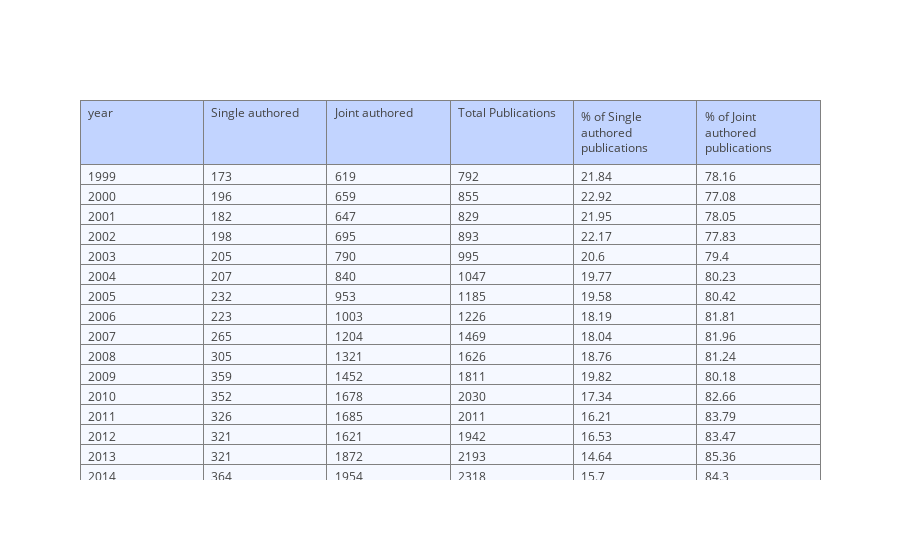
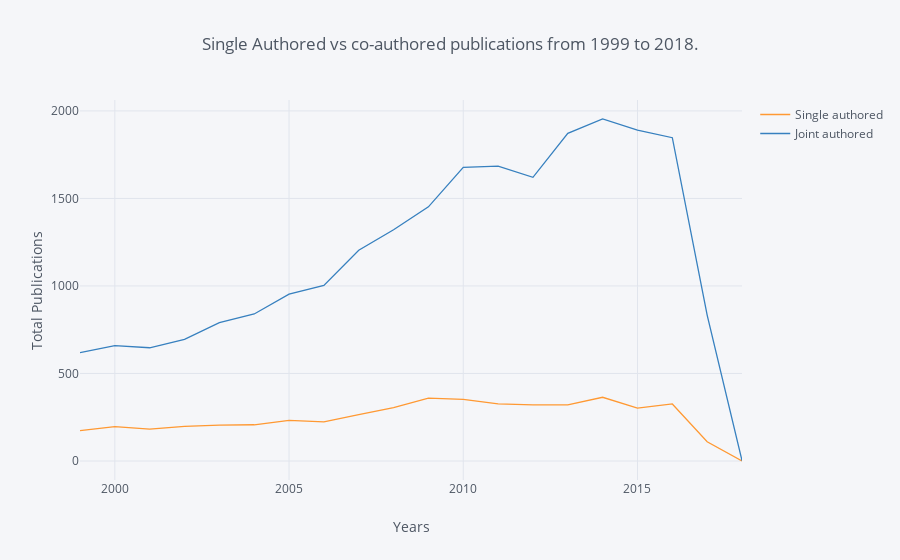
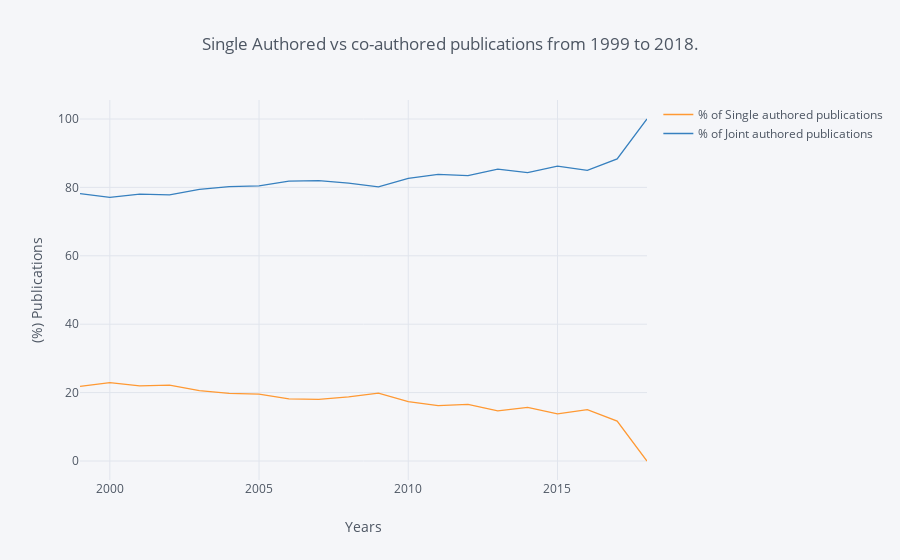

Notebook code for these charts, in order:
### Markdown cell above
## Dynamics in Publication Networks

### Code cell
# plot year-wise distribution single author vs co-authored 
n_years = 20
visual.plot_yr_dist_pub(years=n_years)

### Figure 1 — Plotly figure (JSON) as saved in the notebook; plotly's stock layout.template omitted (floating-point values rounded to 4 significant figures)
{"data": [{"cells": {"align": ["left", "left", "left", "left", "left"], "fill": {"color": "#F5F8FF"}, "values": [["1999", "2000", "2001", "2002", "2003", "2004", "2005", "2006", "2007", "2008", "2009", "2010", "2011", "2012", "2013", "2014", "2015", "2016", "2017", "2018"], [173, 196, 182, 198, 205, 207, 232, 223, 265, 305, 359, 352, 326, 321, 321, 364, 302, 326, 110, 0], [619, 659, 647, 695, 790, 840, 953, 1003, 1204, 1321, 1452, 1678, 1685, 1621, 1872, 1954, 1891, 1847, 834, 2], [792, 855, 829, 893, 995, 1047, 1185, 1226, 1469, 1626, 1811, 2030, 2011, 1942, 2193, 2318, 2193, 2173, 944, 2], [21.84, 22.92, 21.95, 22.17, 20.6, 19.77, 19.58, 18.19, 18.04, 18.76, 19.82, 17.34, 16.21, 16.53, 14.64, 15.7, 13.77, 15, 11.65, 0], [78.16, 77.08, 78.05, 77.83, 79.4, 80.23, 80.42, 81.81, 81.96, 81.24, 80.18, 82.66, 83.79, 83.47, 85.36, 84.3, 86.23, 85, 88.35, 100]]}, "header": {"align": ["left", "left", "left", "left", "left"], "fill": {"color": "#C2D4FF"}, "values": ["year", "Single authored", "Joint authored", "Total Publications", "% of Single authored publications", "% of Joint authored publications"]}, "type": "table", "uid": "320a7789-b987-4367-aad3-926c58557197"}], "layout": {}}

### Figure 2 — Plotly figure (JSON) as saved in the notebook; plotly's stock layout.template omitted (floating-point values rounded to 4 significant figures)
{"data": [{"line": {"color": "rgba(255, 153, 51, 1.0)", "dash": "solid", "shape": "linear", "width": 1.3}, "mode": "lines", "name": "Single authored", "text": "", "type": "scatter", "uid": "dbb51c19-b8b0-4714-a1f8-8fdcc22cf41f", "x": ["1999", "2000", "2001", "2002", "2003", "2004", "2005", "2006", "2007", "2008", "2009", "2010", "2011", "2012", "2013", "2014", "2015", "2016", "2017", "2018"], "y": [173, 196, 182, 198, 205, 207, 232, 223, 265, 305, 359, 352, 326, 321, 321, 364, 302, 326, 110, 0]}, {"line": {"color": "rgba(55, 128, 191, 1.0)", "dash": "solid", "shape": "linear", "width": 1.3}, "mode": "lines", "name": "Joint authored", "text": "", "type": "scatter", "uid": "05df6ab4-2d04-4ac3-aa80-12ae6ff0dad0", "x": ["1999", "2000", "2001", "2002", "2003", "2004", "2005", "2006", "2007", "2008", "2009", "2010", "2011", "2012", "2013", "2014", "2015", "2016", "2017", "2018"], "y": [619, 659, 647, 695, 790, 840, 953, 1003, 1204, 1321, 1452, 1678, 1685, 1621, 1872, 1954, 1891, 1847, 834, 2]}], "layout": {"legend": {"bgcolor": "#F5F6F9", "font": {"color": "#4D5663"}}, "paper_bgcolor": "#F5F6F9", "plot_bgcolor": "#F5F6F9", "title": {"font": {"color": "#4D5663"}, "text": "Single Authored vs co-authored publications from 1999 to 2018."}, "xaxis": {"gridcolor": "#E1E5ED", "showgrid": true, "tickfont": {"color": "#4D5663"}, "title": {"font": {"color": "#4D5663"}, "text": "Years"}, "zerolinecolor": "#E1E5ED"}, "yaxis": {"gridcolor": "#E1E5ED", "showgrid": true, "tickfont": {"color": "#4D5663"}, "title": {"font": {"color": "#4D5663"}, "text": "Total Publications"}, "zerolinecolor": "#E1E5ED"}}}

### Figure 3 — Plotly figure (JSON) as saved in the notebook; plotly's stock layout.template omitted (floating-point values rounded to 4 significant figures)
{"data": [{"line": {"color": "rgba(255, 153, 51, 1.0)", "dash": "solid", "shape": "linear", "width": 1.3}, "mode": "lines", "name": "% of Single authored publications", "text": "", "type": "scatter", "uid": "fe003162-b0c4-404e-bc5b-1d9f33c05a5e", "x": ["1999", "2000", "2001", "2002", "2003", "2004", "2005", "2006", "2007", "2008", "2009", "2010", "2011", "2012", "2013", "2014", "2015", "2016", "2017", "2018"], "y": [21.84, 22.92, 21.95, 22.17, 20.6, 19.77, 19.58, 18.19, 18.04, 18.76, 19.82, 17.34, 16.21, 16.53, 14.64, 15.7, 13.77, 15, 11.65, 0]}, {"line": {"color": "rgba(55, 128, 191, 1.0)", "dash": "solid", "shape": "linear", "width": 1.3}, "mode": "lines", "name": "% of Joint authored publications", "text": "", "type": "scatter", "uid": "cc99af34-07b5-46ce-a8b2-a1b0a4075aef", "x": ["1999", "2000", "2001", "2002", "2003", "2004", "2005", "2006", "2007", "2008", "2009", "2010", "2011", "2012", "2013", "2014", "2015", "2016", "2017", "2018"], "y": [78.16, 77.08, 78.05, 77.83, 79.4, 80.23, 80.42, 81.81, 81.96, 81.24, 80.18, 82.66, 83.79, 83.47, 85.36, 84.3, 86.23, 85, 88.35, 100]}], "layout": {"legend": {"bgcolor": "#F5F6F9", "font": {"color": "#4D5663"}}, "paper_bgcolor": "#F5F6F9", "plot_bgcolor": "#F5F6F9", "title": {"font": {"color": "#4D5663"}, "text": "Single Authored vs co-authored publications from 1999 to 2018."}, "xaxis": {"gridcolor": "#E1E5ED", "showgrid": true, "tickfont": {"color": "#4D5663"}, "title": {"font": {"color": "#4D5663"}, "text": "Years"}, "zerolinecolor": "#E1E5ED"}, "yaxis": {"gridcolor": "#E1E5ED", "showgrid": true, "tickfont": {"color": "#4D5663"}, "title": {"font": {"color": "#4D5663"}, "text": "(%) Publications"}, "zerolinecolor": "#E1E5ED"}}}
